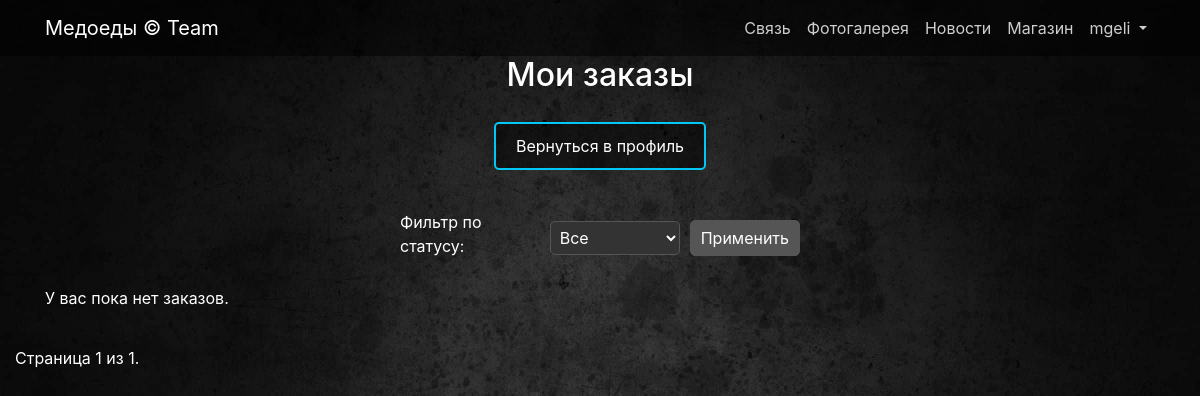
/store/orders/ (signed in), run on an earlier commit of the app's database.
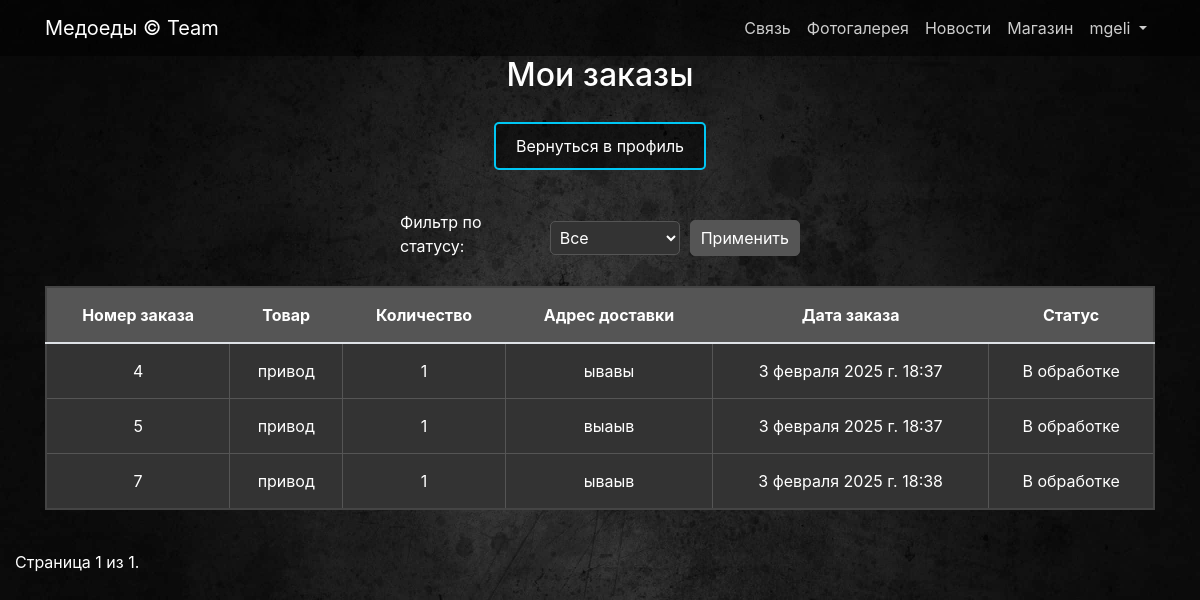
And on a later commit of the database.
### users/models.py (models this page shows)
class User(AbstractUser):
    image = models.ImageField(upload_to='users_images', null=True, blank=True)

### store/models.py (models this page shows, shortened)
class DeliveryRequest(models.Model):
    STATUS_CHOICES = [
        ('В обработке', 'В обработке'),
        ('В пути', 'В пути'),
        ('Доставлено', 'Доставлено'),
    ]
    user = models.ForeignKey(User, on_delete=models.CASCADE)
    product = models.ForeignKey('Product', on_delete=models.CASCADE)
    quantity = models.PositiveIntegerField()
    address = models.TextField()
    created_at = models.DateTimeField(auto_now_add=True)
    status = models.CharField(max_length=100, choices=STATUS_CHOICES, default='В обработке')

class Product(models.Model):
    name = models.CharField(max_length=120)
    description = models.TextField()
    price = models.DecimalField(max_digits=10, decimal_places=2)
    quantity = models.PositiveIntegerField(default=0)
    image = models.ImageField(upload_to='products_images', blank=True)  # Основное изображение
    category = models.ForeignKey(to=ProductCategory, on_delete=models.PROTECT)

### store/views.py (the view)
# urls.py: path('orders/', orders, name='orders'),
@login_required
def orders(request):
    status_filter = request.GET.get('status', '')
    user_orders = DeliveryRequest.objects.filter(user=request.user)
    if status_filter:
        user_orders = user_orders.filter(status=status_filter)
    paginator = Paginator(user_orders, 5)  # 5 заказов на страницу
    page_number = request.GET.get('page')
    page_obj = paginator.get_page(page_number)
    context = {
        'page_obj': page_obj,
        'title': 'Мои заказы'
    }
    return render(request, 'store/delivery.html', context)

### store/templates/store/delivery.html (shortened to what this page needs)
{% extends 'store/base.html' %}
{% load static %}
{% block css %}
    <link href="{% static 'css/delivery.css' %}" rel="stylesheet">
{% endblock %}
{% block content %}
<div class="container">
    <h2 class="text-center">Мои заказы</h2>
    <div class="text-center">
        <a href="{% url 'users:profile' %}" class="btn-return">Вернуться в профиль</a>
    </div>
    <form method="get" action="{% url 'store:orders' %}" class="filter-form">
        <label for="status">Фильтр по статусу:</label>
        <select name="status" id="status">
            <option value="">Все</option>
        </select>
        <button type="submit" class="btn btn-primary">Применить</button>
    </form>
    {% if page_obj %}
        <table class="table">
            <thead>
                <tr>
                    <th>Номер заказа</th>
                    <th>Товар</th>
                    <th>Количество</th>
                    <th>Адрес доставки</th>
                    <th>Дата заказа</th>
                    <th>Статус</th>
                </tr>
            </thead>
            <tbody>
                {% for order in page_obj %}
                <tr class="order-row" data-order-id="{{ order.id }}" data-order-details="{{ order.details }}">
                    <td>{{ order.id }}</td>
                    <td>{{ order.product.name }}</td>
                    <td>{{ order.quantity }}</td>
                    <td>{{ order.address }}</td>
                    <td>{{ order.created_at }}</td>
                    <td>{{ order.status }}</td>
                </tr>
                {% empty %}
                    <tr>
                        <td colspan="7" class="text-center">У вас пока нет заказов.</td>
                    </tr>
                {% endfor %}
            </tbody>
        </table>
    {% else %}
        <p>У вас пока нет заказов.</p>
    {% endif %}
</div>
<div class="pagination">
    <span class="step-links">
        <span class="current">
            Страница {{ page_obj.number }} из {{ page_obj.paginator.num_pages }}.
        </span>
    </span>
</div>
{% endblock %}

### store/templates/store/base.html (shortened to what this page needs)
{% load static %}
<!DOCTYPE html>
<html lang="en">
<head>
    <link href="{% static 'bootstrap/css/bootstrap.min.css' %}" rel="stylesheet">
    {% block css %} {% endblock %}
</head>
<body>
<nav class="navbar navbar-expand-lg navbar-dark bg-dark fixed-top">
    <div class="container d-flex align-items-center">
        <a class="navbar-brand" href="{% url 'index' %}">Медоеды &copy; Team</a>
        <div class="collapse navbar-collapse" id="navbarResponsive">
            <ul class="navbar-nav ml-auto d-flex align-items-center">
                <li class="nav-item">
                    <a class="nav-link" href="{% url 'contact' %}">Связь </a>
                </li>
                <li class="nav-item">
                    <a class="nav-link" href="{% url 'gallery' %}">Фотогалерея </a>
                </li>
                <li class="nav-item">
                    <a class="nav-link" href="{% url 'news:events' %}">Новости </a>
                </li>
                <li class="nav-item">
                    <a class="nav-link" href="{% url 'store:index' %}">Магазин </a>
                </li>
                {% if user.is_authenticated %}
                    <li class="nav-item dropdown">
                        <a class="nav-link dropdown-toggle" href="#" id="navbarDropdown" role="button"
                           data-bs-toggle="dropdown" aria-expanded="false">{{user.username}}
                        </a>
                    </li>
                {% else %}
                    <li class="nav-item">
                        <a class="nav-link" href="{% url 'users:login' %}">Войти <i class="fas fa-sign-in-alt"></i></a>
                    </li>
                {% endif %}
            </ul>
        </div>
    </div>
</nav>
{% block content %} {% endblock %}
</body>
</html>

### static/css/delivery.css (style rules this page uses)
body { padding-top: 56px; background: url("../img/walper.jpg") no-repeat center top fixed; background-size: cover; color: white; display: flex; flex-direction: column; min-height: 100vh; margin: 0; }
.btn-return { background-color: rgba(0, 0, 0, 0.5); color: white; border: 2px solid #00c7f4; padding: 10px 20px; text-align: center; text-decoration: none; display: inline-block; font-size: 16px; transition: all 0.3s ease; cursor: pointer; border-radius: 5px; margin: 20px auto; }
.table { width: 100%; margin: 20px auto; border: 2px solid #444; border-collapse: collapse; background-color: #333; color: white; }
.table th, .table td { padding: 15px; border: 1px solid #555; text-align: center; }
.table th { background-color: #555; font-weight: bold; font-size: 16px; }
.pagination { margin-top: 20px; text-align: center; }
.pagination .current { color: white; padding: 5px 10px; margin: 0 5px; }
.filter-form { display: flex; justify-content: center; align-items: center; margin: 20px 0; max-width: 400px; margin-left: auto; margin-right: auto; }
.filter-form label { margin-right: 10px; color: white; }
.filter-form select { padding: 5px; border-radius: 5px; border: 1px solid #555; background-color: #333; color: white; }
.filter-form button { margin-left: 10px; padding: 5px 10px; border-radius: 5px; border: 1px solid #555; background-color: #555; color: white; cursor: pointer; }

### store/templates/store/base.html (style rules this page uses)
.navbar { background-color: rgba(0, 0, 0, 0.5) !important; }
.navbar-dark .navbar-nav .nav-link { color: rgba(255, 255, 255, 0.8); }

What changed in the data, as far as the page shows it:
added DeliveryRequest: id "4", product.name "привод", quantity "1", address "ывавы", created_at "3 февраля 2025 г. 18:37", status "В обработке"
added DeliveryRequest: id "5", product.name "привод", quantity "1", address "выаыв", created_at "3 февраля 2025 г. 18:37", status "В обработке"
added DeliveryRequest: id "7", product.name "привод", quantity "1", address "ываыв", created_at "3 февраля 2025 г. 18:38", status "В обработке"
Also different on the page:
text no longer shown: "У вас пока нет заказов."
text now shown: "Номер заказа Товар Количество Адрес доставки Дата заказа Статус"
